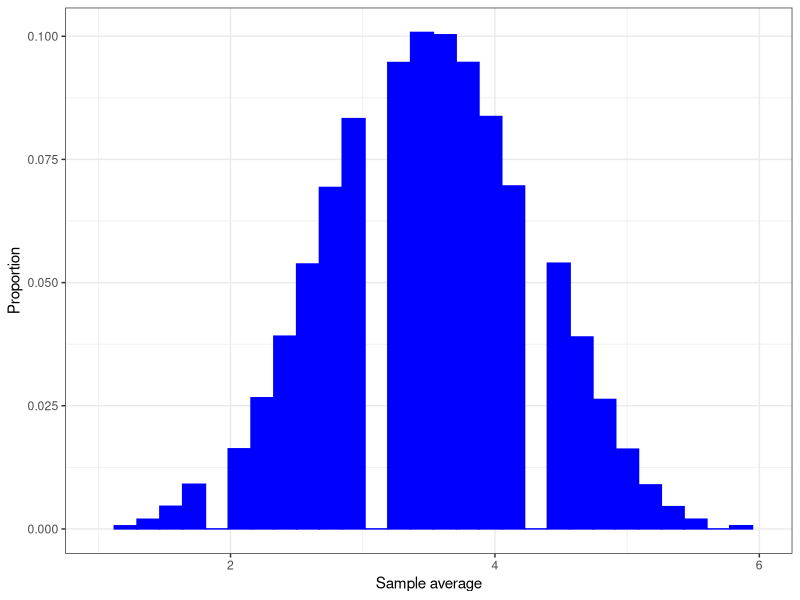

R code for this plot:
## ---- chunk 1
library(tidyverse)
## ---- chunk 2
num_trials <- 1000000
set.seed(1)
sample_size <- 5

dice_sample_average_simulation <- data.frame(trial=1:num_trials) %>%
  mutate(dice_sample=map(.x=trial, ~sample(6, sample_size, replace = T))) %>%
  mutate(sample_avg=map_dbl(.x=dice_sample, ~mean(.x)))

dice_sample_average_simulation %>%
  ggplot(aes(x=sample_avg)) +
  geom_histogram(aes(y=..count../sum(..count..)),
                 bandwidth=1/sample_size, fill="blue", color="blue") +
  theme_bw() +
  xlim(c(1, 6)) +
  xlab("Sample average") + ylab("Proportion")
